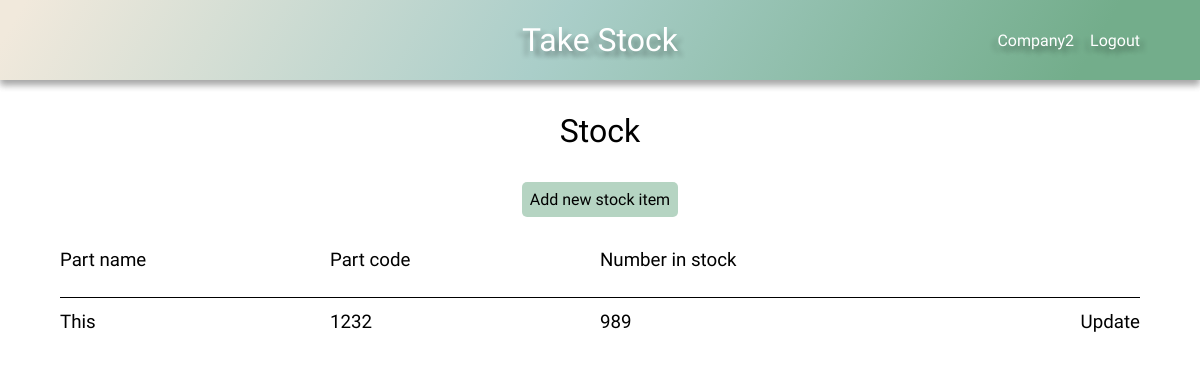
Before: /stock/ (signed in) with the older database file.
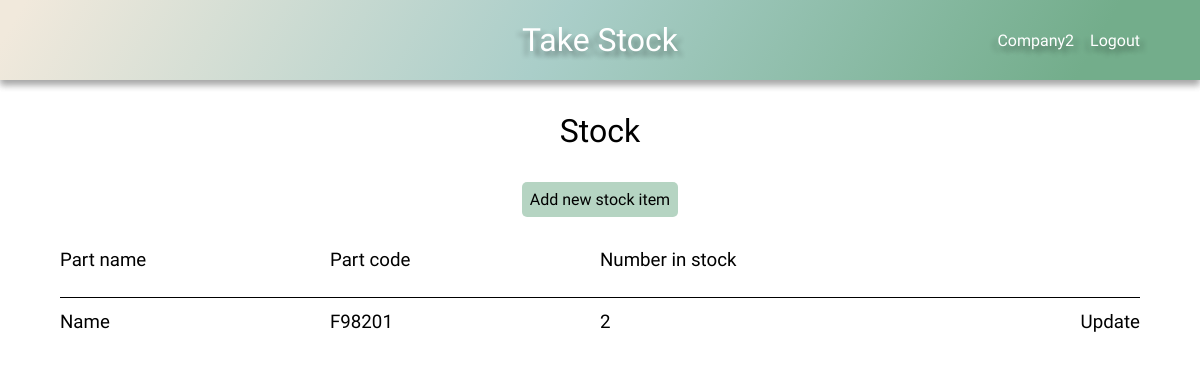
After: the same page with the newer database file.
### stock/models.py (models this page shows, shortened)
class Stock(models.Model):
    name = models.CharField(max_length=100)
    code = models.CharField(max_length=100)
    number_in_stock = models.IntegerField()
    company = models.ForeignKey(User, on_delete=models.CASCADE, default=1)

### stock/views.py (the view)
# urls.py: path('stock/', stock_page, name='stock'),
def stock_page(request):
    default_user = request.user
    stock = Stock.objects.filter(company=default_user)
    context = {
        'stock': stock,
    }
    return render(request, 'stock.html', context)

### stock/context_processors.py (called while the page is built)
def base(request):
    default_user = request.user
    return ({'default_user': default_user})

### stock/templates/stock.html
{% extends 'base.html' %}
{% load static %}
{% block head %}
    <link rel="stylesheet" href="{% static 'css/style.css' %}">
    <link rel="stylesheet" href="{% static 'css/grid.css' %}">
{% endblock %}
{% block content %}
    <h1>Stock</h1>
    <div class="add-new btn btn-submit btn-hover">
        <a href="{% url 'add_new_stock_part' %}">Add new stock item</a>
    </div>
    <div class="grid">
        <div class="grid-headings grid-4">
            <h3>Part name</h3>
            <h3>Part code</h3>
            <h3>Number in stock</h3>
        </div>
        {% for item in stock %}
        <div class="grid-row grid-4">
            <div class="item-name-content">
                <h3>{{ item.name }}</h3>
            </div>
            <div class="item-code-content">
                <h3>{{ item.code }}</h3>
            </div>
            <div class="item-number-content">
                <h3>{{ item.number_in_stock }}</h3>
            </div>
            <div class="update">
                <h3><a href="{% url 'update-stock' item.pk %}">Update</a></h3>
            </div>
        </div>
        {% endfor %}
    </div>
{% endblock %}

### stock/templates/base.html (shortened to what this page needs)
{% load static %}
<!DOCTYPE html>
<html lang="en">
<head>
    <link rel="stylesheet" href="{% static 'css/style.css' %}">
    {% block head %}
    {% endblock %}
</head>
<body>
    <header class="main-header">
        <h1><a href="{% url 'home' %}">Take Stock</a></h1>
        <div class="user-nav">
            {% if user.is_authenticated %}
            <div id="dropdown">{{ default_user }}
            </div>
                <a href="{% url 'logout' %}">Logout</a>
            {% else %}
                <a href="{% url 'login' %}">Login</a>
                <a href="{% url 'register' %}">Register</a>
            {% endif %}
        </div>
    </header>
    {% block content %}
    {% endblock %}
</body>
</html>

### stock/static/css/style.css (style rules this page uses)
:root { --clr-mix-calm: 120deg, #f1e9dc 2%, #aacec9, #73ad8b 90%; --shadow-s: 0 5px 7px 0 rgba(0, 0, 0, .2), 0 5px 7px 0 rgba(0, 0, 0, .2); --shadow-tl: 5px 5px 5px rgba(0, 0, 0, .2), -5px 5px 5px rgba(0, 0, 0, .2); --header-height: 5em; --hover: .522; --btn-submit: hsla(145, 26%, 56%, var(--hover)); --btn-delete: hsla(0, 58%, 86%, var(--hover)); }
*, *::before, *::after { margin: 0; padding: 0; box-sizing: border-box; text-decoration: none; list-style-type: none; color: #000000; font-family: 'Nanum Gothic', 'Gill Sans', 'Gill Sans MT', Calibri, 'Trebuchet MS', sans-serif; font-weight: 300; }
body { overflow-x: hidden; }
h1, .center, .add-new { width: max-content; margin: 1em auto; }
.add-new { padding: .5em; border-radius: 5px; }
.main-header { display: flex; justify-content: center; align-items: center; height: var(--header-height); background: linear-gradient(var(--clr-mix-calm)); box-shadow: var(--shadow-s); position: relative; }
.main-header h1 a { color: #FFFFFF; text-shadow: var(--shadow-tl); }
.btn { border: none; }
.btn-submit { background-color: var(--btn-submit); }
.user-nav { max-width: 20%; display: flex; justify-content: space-between; gap: 1em; position: absolute; right: 5%; }
.user-nav div, .user-nav a { color: #FFFFFF; text-shadow: var(--shadow-tl); }
#dropdown { position: relative; cursor: pointer; }

### stock/static/css/grid.css (style rules this page uses)
.grid { display: grid; min-width: 80%; max-width: 90%; margin: 2em auto; grid-auto-flow: row; grid-column: repeat(12, 1fr); }
.grid-headings { display: grid; height: 3em; }
.grid-row { display: grid; align-items: center; grid-auto-flow: column; height: 3em; border-top: 1px solid #000000; }
.grid-4 { grid-template-columns: repeat(4, 1fr); }
.update { text-align: end; }

Changed rows visible on the page:
removed Stock: name "This", code "1232", number_in_stock "989"
added Stock: name "Name", code "F98201", number_in_stock "2"
